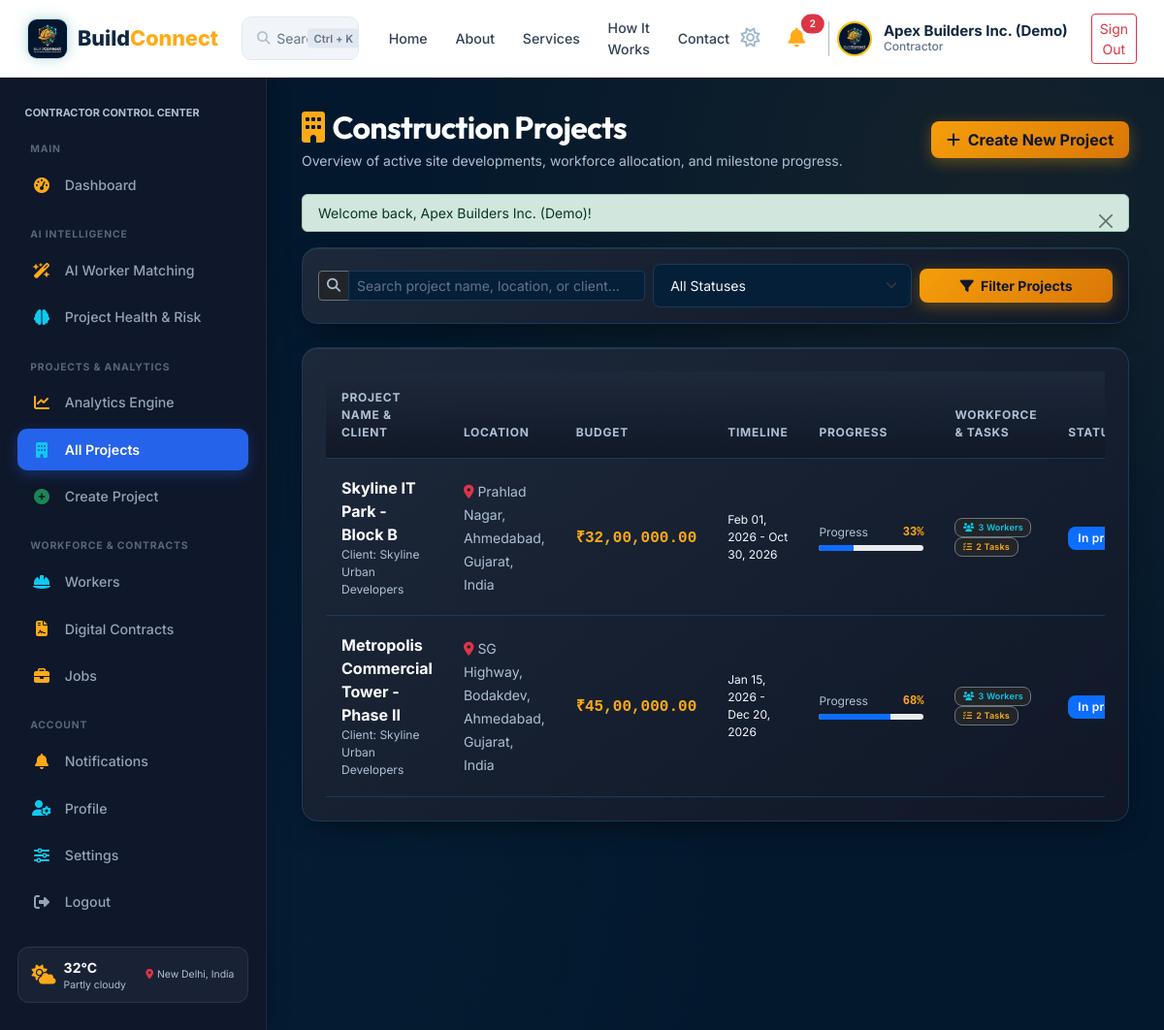
Page /contractor/projects.php (signed in) on the committed database.
### tables this page shows
CREATE TABLE IF NOT EXISTS users (
    id INT AUTO_INCREMENT PRIMARY KEY,
    name VARCHAR(100) NOT NULL,
    email VARCHAR(150) UNIQUE NOT NULL,
    password VARCHAR(255) NOT NULL,
    role ENUM('admin', 'contractor', 'worker', 'client') NOT NULL,
    phone VARCHAR(30) DEFAULT NULL,
    avatar VARCHAR(255) DEFAULT 'default_avatar.png',
    status ENUM('active', 'inactive', 'suspended') DEFAULT 'active',
    created_at TIMESTAMP DEFAULT CURRENT_TIMESTAMP,
    updated_at TIMESTAMP DEFAULT CURRENT_TIMESTAMP ON UPDATE CURRENT_TIMESTAMP,
    INDEX idx_user_email (email),
    INDEX idx_user_role (role),
    INDEX idx_user_created (created_at)
);

CREATE TABLE IF NOT EXISTS projects (
    id INT AUTO_INCREMENT PRIMARY KEY,
    contractor_id INT NOT NULL,
    client_id INT DEFAULT NULL,
    title VARCHAR(150) NOT NULL,
    description TEXT,
    location VARCHAR(200) NOT NULL,
    address VARCHAR(255) DEFAULT NULL,
    city VARCHAR(100) DEFAULT 'Ahmedabad',
    state VARCHAR(100) DEFAULT 'Gujarat',
    postal_code VARCHAR(20) DEFAULT '380054',
    location_lat DECIMAL(10,7) DEFAULT 23.0225,
    location_lng DECIMAL(10,7) DEFAULT 72.5714,
    budget DECIMAL(12,2) NOT NULL,
    start_date DATE DEFAULT NULL,
    end_date DATE DEFAULT NULL,
    status ENUM('pending', 'planning', 'active', 'in_progress', 'on_hold', 'completed', 'cancelled') DEFAULT 'in_progress',
    progress_percent INT DEFAULT 0,
    qr_code_token VARCHAR(64) UNIQUE,
    created_at TIMESTAMP DEFAULT CURRENT_TIMESTAMP,
    updated_at TIMESTAMP DEFAULT CURRENT_TIMESTAMP ON UPDATE CURRENT_TIMESTAMP,
    FOREIGN KEY (contractor_id) REFERENCES users(id) ON DELETE CASCADE,
    FOREIGN KEY (client_id) REFERENCES users(id) ON DELETE SET NULL,
    INDEX idx_project_status (status),
    INDEX idx_project_city (city),
    INDEX idx_project_state (state),
    INDEX idx_project_coords (location_lat, location_lng),
    INDEX idx_project_created (created_at)
);

### contractor/projects.php (the view, shortened to what the rows shown need)
<?php
require_once __DIR__ . '/../includes/auth.php';
require_once __DIR__ . '/../includes/header.php';
require_once __DIR__ . '/../includes/navbar.php';
$user = currentUser();
$db = getDB();
$contractor_id = (int)$user['id'];
$page = max(1, (int)($_GET['page'] ?? 1));
$per_page = 10;
$offset = ($page - 1) * $per_page;
$where_clauses = ["p.contractor_id = ?"];
$params = [$contractor_id];
$where_sql = implode(' AND ', $where_clauses);
$sql = "
    SELECT p.*, u_c.name as client_name, c_prof.company_name as client_company,
           (SELECT COUNT(*) FROM project_members pm WHERE pm.project_id = p.id AND pm.status = 'active') as active_workers_count,
           (SELECT COUNT(*) FROM tasks t WHERE t.project_id = p.id AND t.status NOT IN ('completed', 'done', 'cancelled')) as pending_tasks_count,
           (SELECT COUNT(*) FROM milestones m WHERE m.project_id = p.id) as total_milestones_count
    FROM projects p
    LEFT JOIN users u_c ON p.client_id = u_c.id
    LEFT JOIN clients c_prof ON u_c.id = c_prof.user_id
    WHERE {$where_sql}
    ORDER BY p.id DESC
    LIMIT {$per_page} OFFSET {$offset}
";
$stmt = $db->prepare($sql);
$stmt->execute($params);
$projects = $stmt->fetchAll();
?>
<div class="bc-layout">
    <?php require_once __DIR__ . '/../includes/sidebar.php'; ?>
    <main class="bc-main-content">
        <div class="d-flex flex-wrap justify-content-between align-items-center gap-3 mb-4">
            <div>
                <h1 class="h2 fw-bold text-white mb-1">
                    <i class="fa-solid fa-building text-warning me-2"></i>Construction Projects
                </h1>
            </div>
        </div>
        <div class="bc-card p-4">
            <?php if (empty($projects)): ?>
                <div class="bc-empty-state py-5 text-center">
                    <i class="fa-solid fa-building-circle-exclamation fs-1 text-muted mb-3"></i>
                    <h3 class="h5 text-white fw-bold">No Projects Found</h3>
                    <p class="text-muted small mb-4">No construction projects match your search query.</p>
                    <a href="<?= BASE_URL ?>/contractor/create-project.php" class="btn btn-amber btn-sm fw-bold">
                        <i class="fa-solid fa-plus me-1"></i> Create First Project
                    </a>
                </div>
            <?php else: ?>
                <div class="table-responsive">
                    <table class="table table-custom align-middle mb-0">
                        <thead>
                            <tr>
                                <th>Project Name & Client</th>
                                <th>Location</th>
                                <th>Budget</th>
                                <th>Timeline</th>
                                <th>Progress</th>
                                <th>Workforce & Tasks</th>
                                <th>Status</th>
                            </tr>
                        </thead>
                        <tbody>
                            <?php foreach ($projects as $p): ?>
                                <tr>
                                    <td>
                                        <a href="<?= BASE_URL ?>/contractor/project-details.php?id=<?= $p['id'] ?>" class="fw-bold text-white text-decoration-none hover-amber">
                                            <?= e($p['title']) ?>
                                        </a>
                                        <div class="extra-small text-muted">
                                            Client: <?= e($p['client_name'] ? ($p['client_company'] ?: $p['client_name']) : 'Internal Developer') ?>
                                        </div>
                                    </td>
                                    <td>
                                        <span class="text-muted small"><i class="fa-solid fa-location-dot text-danger me-1"></i><?= e($p['location']) ?></span>
                                    </td>
                                    <td>
                                        <span class="font-monospace text-warning fw-bold"><?= format_currency($p['budget']) ?></span>
                                    </td>
                                    <td class="text-muted extra-small">
                                        <?= format_date($p['start_date']) ?> - <?= format_date($p['end_date']) ?>
                                    </td>
                                    <td style="min-width: 140px;">
                                        <div class="d-flex justify-content-between extra-small mb-1">
                                            <span class="text-muted">Progress</span>
                                            <span class="font-monospace text-warning fw-bold"><?= (int)$p['progress_percent'] ?>%</span>
                                        </div>
                                        <div class="progress" style="height: 6px;">
                                            <div class="progress-bar bg-amber" style="width: <?= (int)$p['progress_percent'] ?>%"></div>
                                        </div>
                                    </td>
                                    <td>
                                        <div class="extra-small">
                                            <span class="badge bg-dark border border-secondary text-info me-1"><i class="fa-solid fa-users me-1"></i><?= (int)$p['active_workers_count'] ?> Workers</span>
                                            <span class="badge bg-dark border border-secondary text-warning"><i class="fa-solid fa-list-check me-1"></i><?= (int)$p['pending_tasks_count'] ?> Tasks</span>
                                        </div>
                                    </td>
                                    <td>
                                        <span class="badge <?= get_status_badge_class($p['status']) ?>"><?= e(ucfirst(str_replace('_', ' ', $p['status']))) ?></span>
                                    </td>
                                </tr>
                            <?php endforeach; ?>
                        </tbody>
                    </table>
                </div>
            <?php endif; ?>
        </div>
    </main>
</div>
<?php require_once __DIR__ . '/../includes/footer.php'; ?>

### includes/navbar.php (shortened to what the rows shown need)
<?php
$user = get_logged_user();
?>
<nav class="bc-navbar bc-navbar-modern d-flex align-items-center justify-content-between">
    <div class="d-flex align-items-center gap-3">
        <?php if ($user):
            $unread_count = get_unread_notification_count($user['id']);
            $user_role_label = ucfirst($user['role']);
            if ($user['role'] === 'admin') $user_role_label = 'Executive Admin';
            elseif ($user['role'] === 'client') $user_role_label = 'Client';
            elseif ($user['role'] === 'worker') $user_role_label = 'Worker';
            elseif ($user['role'] === 'contractor') $user_role_label = 'Contractor';
            $user_avatar = (!empty($user['avatar']) && file_exists(__DIR__ . '/../assets/images/' . $user['avatar'])) ? $user['avatar'] : 'logo.png';
        ?>
            <button class="btn btn-sm btn-link text-slate-400 p-1 text-decoration-none d-none d-sm-inline-block" type="button" title="Toggle Light/Dark Theme">
                <i class="fa-regular fa-sun fs-5" style="color: #9FB6CF;"></i>
            </button>
            <div class="dropdown">
                <button class="btn btn-outline-secondary btn-sm position-relative text-light border-0" type="button" id="notifDropdown" data-bs-toggle="dropdown" aria-expanded="false">
                    <i class="fa-solid fa-bell text-warning fs-5" style="color: #FFAA16 !important;"></i>
                    <?php if ($unread_count > 0): ?>
                        <span class="position-absolute top-0 start-100 translate-middle badge rounded-pill bg-danger" style="font-size: 0.65rem;">
                            <?= $unread_count ?>
                        </span>
                    <?php endif; ?>
                </button>
            </div>
            <div class="d-flex align-items-center gap-2 ps-2 border-start border-secondary border-opacity-50">
                <img src="<?= BASE_URL ?>/assets/images/<?= sanitize($user_avatar) ?>" alt="Avatar" class="rounded-circle border border-2 border-warning" style="width: 36px; height: 36px; object-fit: cover;">
                <div class="profile-info text-start d-flex flex-column justify-content-center ms-1 me-1" style="line-height: 1.2; min-width: 130px; flex-shrink: 0; display: flex !important; visibility: visible !important; opacity: 1 !important;">
                    <div class="fw-bold profile-name bc-user-name" style="color: #0F2740 !important; font-weight: 700 !important; font-size: 15px !important; opacity: 1 !important; visibility: visible !important; display: block !important; white-space: nowrap;"><?= sanitize($user['name'] ?? 'User') ?></div>
                    <div class="extra-small profile-role bc-user-role" style="color: #64748B !important; font-size: 12px !important; font-weight: 500 !important; opacity: 1 !important; visibility: visible !important; display: block !important; white-space: nowrap;"><?= sanitize($user_role_label) ?></div>
                </div>
            </div>
            <a href="<?= BASE_URL ?>/logout.php" class="btn btn-outline-danger btn-sm ms-1">Sign Out</a>
        <?php endif; ?>
    </div>
</nav>

### includes/sidebar.php (shortened to what the rows shown need)
<?php
$user = get_logged_user();
$is_worker = ($user && isset($user['role']) && $user['role'] === ROLE_WORKER);
$is_admin  = ($user && isset($user['role']) && $user['role'] === ROLE_ADMIN);
$is_client = ($user && isset($user['role']) && $user['role'] === ROLE_CLIENT);
$is_contractor = ($user && isset($user['role']) && $user['role'] === ROLE_CONTRACTOR);
$sidebar_class = 'bc-sidebar';
$sidebar_id = '';
if ($is_worker) {
    $sidebar_class .= ' bc-sidebar-worker';
    $sidebar_id = 'id="bc-worker-sidebar"';
} elseif ($is_admin) {
    $sidebar_class .= ' bc-sidebar-admin';
    $sidebar_id = 'id="bc-admin-sidebar"';
} elseif ($is_client) {
    $sidebar_class .= ' bc-sidebar-client';
    $sidebar_id = 'id="bc-client-sidebar"';
} elseif ($is_contractor) {
    $sidebar_class .= ' bc-sidebar-contractor';
    $sidebar_id = 'id="bc-contractor-sidebar"';
}
?>
<aside class="<?= $sidebar_class ?>" <?= $sidebar_id ?>>
    <div class="px-2 mb-3">
        <div class="text-uppercase text-muted extra-small fw-bold tracking-wider" style="font-size: 0.68rem; color: var(--bc-text-secondary) !important;">
            <?= $user ? sanitize(strtoupper($user['role'])) . ' CONTROL CENTER' : 'NAVIGATION' ?>
        </div>
    </div>
</aside>

### rows in the picture
users: id "2", name "Apex Builders Inc. (Demo)", role "Contractor", role "CONTRACTOR"
projects: title "Skyline IT Park - Block B", client_name "Skyline Urban Developers", location "Prahlad Nagar, Ahmedabad, Gujarat, India", budget "₹32,00,000.00", start_date "Feb 01, 2026", end_date "Oct 30, 2026", progress_percent "33", active_workers_count "3", pending_tasks_count "2", status "In…"
projects: title "Metropolis Commercial Tower - Phase II", client_name "Skyline Urban Developers", location "SG Highway, Bodakdev, Ahmedabad, Gujarat, India", budget "₹45,00,000.00", start_date "Jan 15, 2026", end_date "Dec 20, 2026", progress_percent "68", active_workers_count "3", pending_tasks_count "2", status "In…"

### other values in the picture
$flash['message'] "Welcome back, Apex Builders Inc. (Demo)!"
